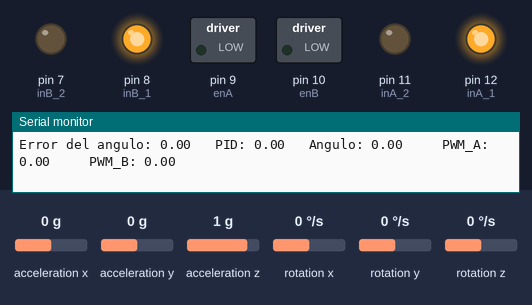
This sketch was run on a simulated Arduino Nano, built with avr-gcc and run on an emulated ATmega328P. On the bench: switched loads named in the sketch (green lamp = pin HIGH), output pins drawn as LEDs (lit = HIGH), the last lines printed to the serial monitor. The test bench sets the inputs (shaded band); at power-on: acceleration y 0 g, acceleration x 0 g, acceleration z 1 g, rotation x 0 °/s, rotation y 0 °/s, rotation z 0 °/s.

Above: at 1.2 s.
1.3 s: acceleration y set to -1.4 g
At 1.8 s:
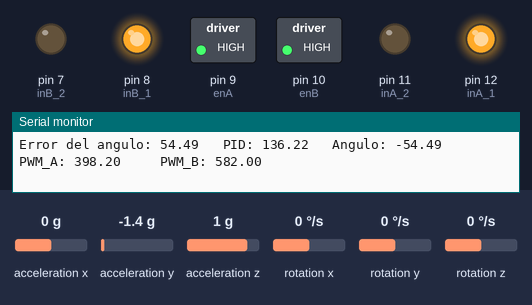
2.8 s: acceleration x set to -0.4 g
5.8 s: acceleration x set to -0.7 g
At 6.2 s:
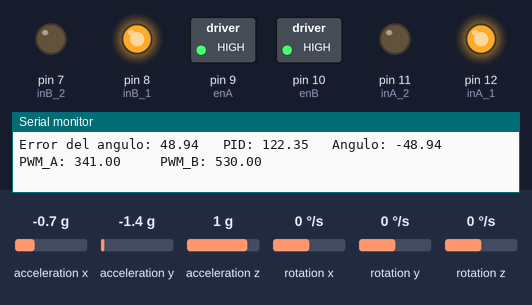
7.4 s: acceleration y set to -1.2 g
At 8.4 s:
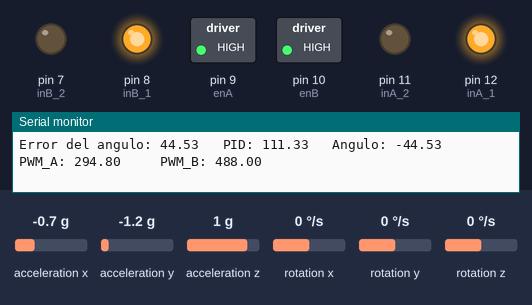
9.0 s: acceleration y set to -0.9 g
At 9.16 s:
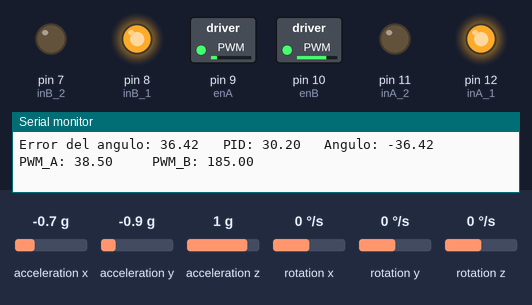
10.7 s: acceleration z set to -1.4 g
At 11.9 s:
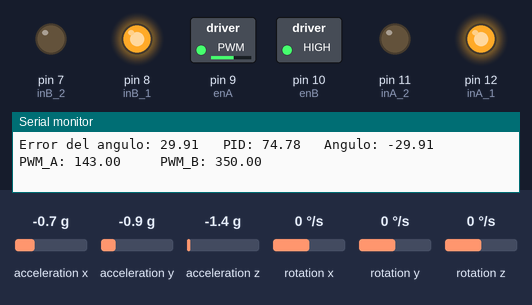
Timing chart, 0 to 13.4 s (numbered marks = the images above; inputs shaded):
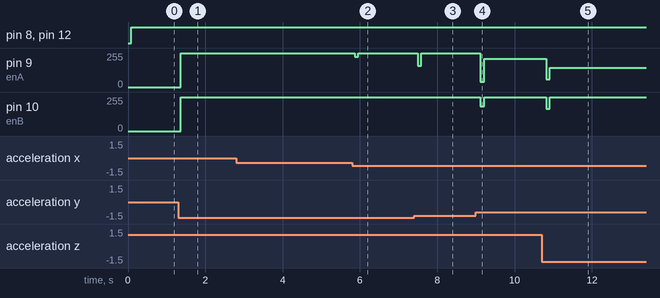

The sketch:

Prueba_1.ino
```cpp
#include <I2Cdev.h>
#include <MPU6050.h>
#include <PID_v1.h>
#include <helper_3dmath.h>
#include "Wire.h"


//Definición de pines para el controlador L298N
#define enA 9         //PIN PMW del arduino NANO
#define enB 10        //PIN PMW del arduino NANO
#define inA_1 12
#define inA_2 11
#define inB_1 8
#define inB_2 7
#define PERIOD 80
#define PWM_M 110
//Objeto de los motores

//Variables de controlador PID
double Setpoint=0, Input, Output, PWM_A, PWM_B;
//funciones para calcular los angulos por dos metodos (necesario para aplicar el filtro que evita el drif)
void Angulo_aceleracion(int Ax, int Ay, int Az, int ang_Ax, int ang_Ay);


//objeto tipo MPU6050
MPU6050 sensor;
///Constantes del PID
int Ax, Ay, Az;
float ang_Ax, ang_Ay;
float time;
float kp = 2.5;
float ki = 0.8;
float kd = 600;
float ang_Ay_sp =0;
float pid_p, pid_i, pid_d, pid_total;
float angle_error;
float angle_previous_error;
float left_speed_fact = 1;
float right_speed_fact = 0.7;

void setup() {
  // put your setup code here, to run once:
  Serial.begin(9600);
  Wire.begin();
  sensor.initialize();
  time = millis();
  if(sensor.testConnection())
    Serial.println("Sensor iniciado correctamente.");
  else
    Serial.println("Error al iniciar el sensor.");

  pinMode(enA, OUTPUT);
  pinMode(enB, OUTPUT);
  pinMode(inA_1, OUTPUT);
  pinMode(inA_2, OUTPUT);
  pinMode(inB_1, OUTPUT);
  pinMode(inB_2, OUTPUT);


}

void loop() {
   // Leer las aceleraciones

  if(millis()>=time+PERIOD)
  {
    sensor.getAcceleration(&Ax, &Ay, &Az);
    Angulo_aceleracion(Ax, Ay, Az, &ang_Ax, &ang_Ay);

    float ang_Ay_aux = ang_Ay;

    if(ang_Ay > 0){
      ang_Ay *= -1;
      }


    angle_error = ang_Ay_sp - ang_Ay;
    pid_p = kp * angle_error;
    float dist_difference = angle_error - angle_previous_error;
    pid_d = kd*((dist_difference)/PERIOD);

    if(-3 < angle_error && angle_error < 3) {
      pid_i = pid_i + (ki * angle_error);
    } else {
      pid_i = 0;
    }

    pid_total = abs(pid_p + pid_i + pid_d);

    /*if(pid_total < 10)
      pid_total = 10;
    else if(pid_total > 50)
      pid_total = 50;
*/

    float pid_total_pwm = map(pid_total, 10, 50, 0, 150);

    Serial. print("Error del angulo: ");
    Serial.print(angle_error);
    Serial.print("   PID: ");
    Serial.print(pid_total);
    Serial.print("   Angulo: ");
    Serial.print(ang_Ay_aux);


    angle_previous_error = angle_error;


    digitalWrite(inA_1, HIGH);
    digitalWrite(inA_2, LOW);
    digitalWrite(inB_1, HIGH);
    digitalWrite(inB_2, LOW);

    if(ang_Ay_aux < 0){
      PWM_A = abs(PWM_M - pid_total_pwm);
      PWM_B = PWM_M + pid_total_pwm;
    }
    else if(ang_Ay_aux > 0){
      PWM_A = PWM_M + pid_total_pwm;
      PWM_B = abs(PWM_M - pid_total_pwm);
    }


    analogWrite(enA, PWM_A*1.1);
    analogWrite(enB, PWM_B);


    Serial.print("     PWM_A: ");
    Serial.print(PWM_A*1.1);
    Serial.print("     PWM_B: ");
    Serial.println(PWM_B);


  }


 /* pidControl.Compute();

  Serial.print("PID OUTPUT: ");
  Serial.print(Output);
  Serial.print("   Angulo: ");
  Serial.println(ang_Ay);

  delay(100); */


}


void Angulo_aceleracion(int Ax, int Ay, int Az, int ang_Ax, int ang_Ay){
  double *ap_x = ang_Ax;
  double *ap_y = ang_Ay;

  *ap_x = atan(Ax/sqrt(pow(Ay, 2) + pow(Az, 2)))*(180.0/3.14);
  *ap_y = atan(Ay/sqrt(pow(Ax, 2) + pow(Az, 2)))*(180.0/3.14);

}
```

Measured:
- the behaviour switches between -1.1 and -1 g on acceleration y (found by bisection; images 3 and 4)
- after the input at 1.3 s, pin 9 (enA), pin 10 (enB): 0/255 → 255/255 after 0.07 s
- after the input at 5.8 s, pin 9 (enA): 255/255 → 228/255 after 0.07 s, → 255/255 0.10 s later
- after the input at 7.4 s, pin 9 (enA): 255/255 → 159/255 after 0.09 s, → 255/255 0.10 s later
- after the input at 9.0 s, pin 9 (enA): 255/255 → 38/255 after 0.12 s, → 212/255 0.09 s later; pin 10 (enB): 255/255 → 185/255 after 0.12 s, → 255/255 0.09 s later
- after the input at 10.7 s, pin 9 (enA): 212/255 → 59/255 after 0.12 s, → 143/255 0.09 s later; pin 10 (enB): 255/255 → 166/255 after 0.12 s, → 255/255 0.09 s later
